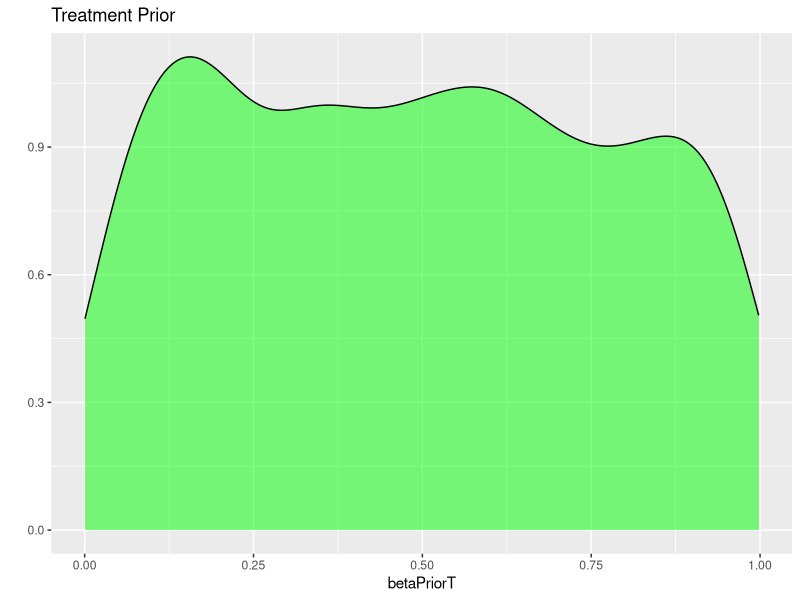
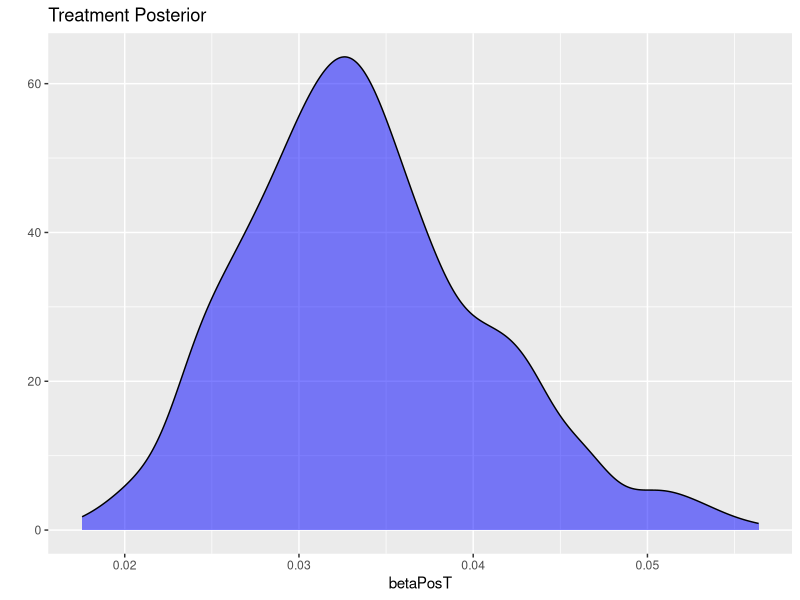
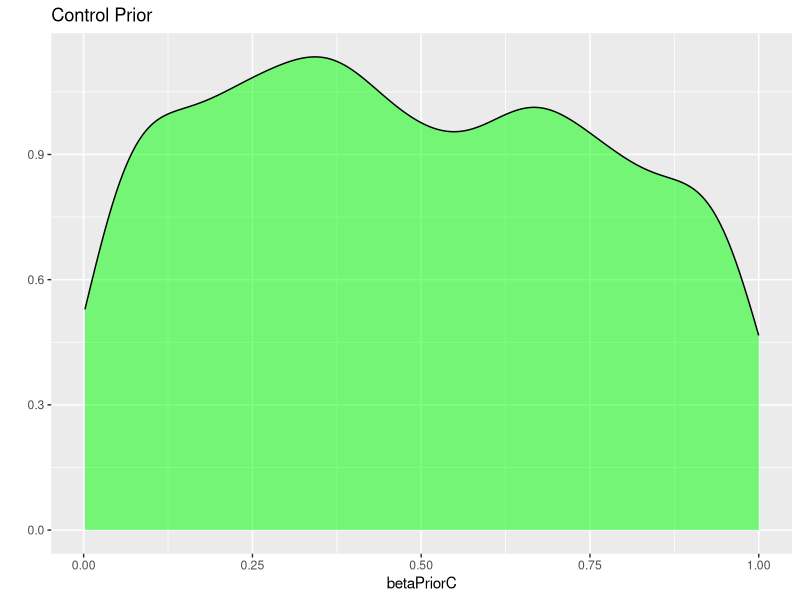
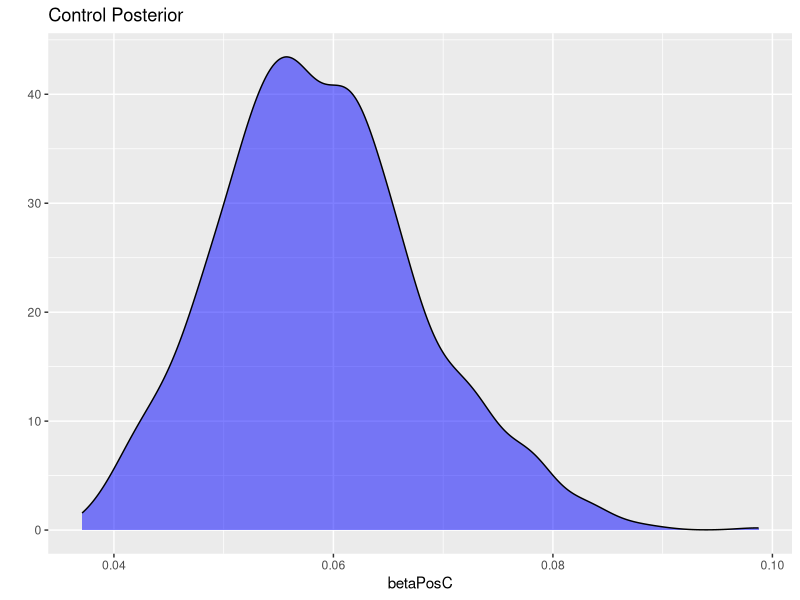
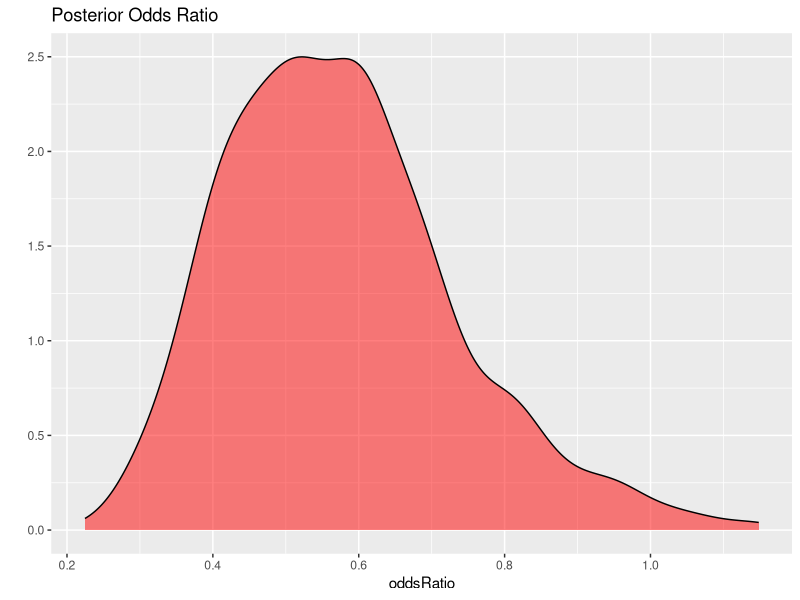

R code for these plots, in order: (Note: this script raises an error after producing the figures.)
library(ggplot2)

######################## BETA BINOMIAL ########################

# TREATMENT
# Beta(a, b) prior
# Beta(1, 1) is uniform
aT <- 1
bT <- 1
betaPriorT <- rbeta(1000, aT, bT)
qplot(betaPriorT, geom='density', fill=I('green'), alpha=I(0.5), 
      main='Treatment Prior')

# Beta(a + successes, b + failures) posterior
nT <- 680
successT <- 22
failT <- nT - successT
betaPosT <- rbeta(1000, aT + successT, bT + failT)
qplot(betaPosT, geom='density', fill=I('blue'), alpha=I(0.5), 
      main='Treatment Posterior')

# CONTROL
aC <- 1
bC <- 1
betaPriorC <- rbeta(1000, aC, bC)
qplot(betaPriorC, geom='density', fill=I('green'), alpha=I(0.5), 
      main='Control Prior')

# Beta(a + successes, b + failures) posterior
nC <- 674
successC <- 39
failC <- nC - successC
betaPosC <- rbeta(1000, aC + successC, bC + failC)
qplot(betaPosC, geom='density', fill=I('blue'), alpha=I(0.5), 
      main='Control Posterior')

# ODDS RATIO
oddsT <- betaPosT / (1 - betaPosT) 
oddsC <- betaPosC / (1 - betaPosC) 
oddsRatio <- oddsT / oddsC
summary(oddsRatio)
qplot(oddsRatio, geom='density', fill=I('red'), alpha=I(0.5), 
      main='Posterior Odds Ratio')


######################## CAUCHY ########################
likelihood <- function(Y, mu, sigma) {
# Cauchy likelihood
  return(prod(sigma / (pi * (sigma^2 + (Y - mu)^2))))
}

prior <- function(mu) {
# Uniform prior
  return(1)
}

posterior <- function(Y, mu, sigma) {
# Unnormalized posterior
  return(likelihood(Y, mu, sigma) * prior(mu))
}

summary(newcomb)

supp <- seq(20, 35, 0.01)

# standardized posterior density
muPos <- sapply(supp, posterior, Y=newcomb$V1, sigma=5)
muPos <- muPos / sum(muPos)

qplot(x=supp, y=muPos, geom='path', colour=I('blue'), 
      main='mu Posterior Density')

# posterior draws
muDraw <- sample(supp, 1000, replace=TRUE, prob=muPos)
qplot(muDraw, geom='histogram', bins=50, 
      main='mu Posterior Draw Histogram')

# posterior predictive density
yPred <- rcauchy(1000, location=muDraw, scale=5)
yPred <- yPred[yPred < 100 & yPred > -100]
qplot(yPred, geom='density', fill=I('red'), alpha=I(0.5), 
      main='y Posterior Predictive Density')